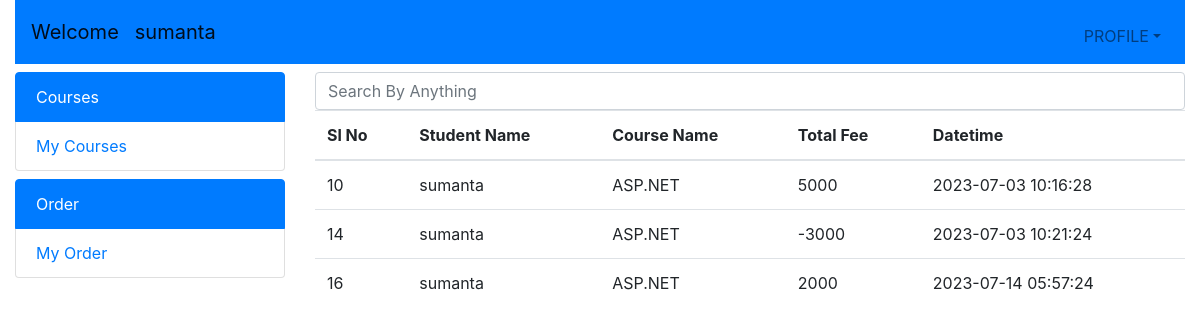
Page /rupa/mypartpayment.php?id=8 (signed in) on the committed database.
### tables this page shows
CREATE TABLE `student` (
  `id` int(11) NOT NULL,
  `name` varchar(30) NOT NULL,
  `email` varchar(30) NOT NULL,
  `phone` varchar(15) NOT NULL,
  `password` varchar(15) NOT NULL,
  `gender` varchar(10) NOT NULL,
  `nationality` varchar(15) NOT NULL,
  `image` varchar(200) NOT NULL,
  `college` varchar(10) NOT NULL,
  `sem` varchar(10) NOT NULL,
  `department` varchar(15) NOT NULL,
  `date` timestamp NOT NULL DEFAULT current_timestamp() ON UPDATE current_timestamp()
);

CREATE TABLE `partpayment` (
  `id` int(11) NOT NULL,
  `sid` int(11) NOT NULL,
  `oid` int(11) NOT NULL,
  `amount` int(11) NOT NULL,
  `created_at` timestamp NOT NULL DEFAULT current_timestamp() ON UPDATE current_timestamp()
);

CREATE TABLE `course` (
  `id` int(11) NOT NULL,
  `name` varchar(30) NOT NULL,
  `img` varchar(255) NOT NULL,
  `duration` varchar(30) NOT NULL,
  `fee` int(11) NOT NULL
);

### rupa/mypartpayment.php (the view, shortened to what this page needs)
<?php
  include("include/config.php")
  ?>
<!doctype html>
<html lang="en">
  <head>
    <link rel="stylesheet" href="https://stackpath.bootstrapcdn.com/bootstrap/4.3.1/css/bootstrap.min.css">
  </head>
  <body>
    <div class="container-fluid">
    <?php include("include/header1.php"); ?>
        <?php
        if(isset($_REQUEST['id']))
        {
        extract($_REQUEST);
        $q2="select * from `partpayment` where `oid`='$id' and `sid`='$sid'";
        $e2=mysqli_query($conn,$q2);
        }
        ?>
      <div class="row">
      <?php include("include/navbar1.php"); ?>
        <div class="col-lg-9">
              <input type="text"
                class="form-control mt-2" name="myinput" id="" aria-describedby="helpId" placeholder="Search By Anything">
        <table class="table">
            <thead>
              <tr>
                <th>Sl No</th>
                <th>Student Name</th>
                <th>Course Name</th>
                <th>Total Fee</th>
                <th>Datetime</th>
              </tr>
            </thead>
            <tbody id="mytable">
               <?php
                 while($res=mysqli_fetch_row($e2))
                 {
                  $q3="SELECT a.name, b.cid FROM course a, myorder b WHERE b.id ='$id' and a.id = b.cid";
                  $e3=mysqli_query($conn,$q3);
                  $res3=mysqli_fetch_row($e3);
                  $q4="select * from `student` where `id`='$res[1]'";
                  $e4=mysqli_query($conn,$q4);
                  $res4=mysqli_fetch_row($e4);
               ?>
              <tr>
                <td scope="row"><?php echo "$res[0]"; ?></td>
                <td><?php echo "$res4[1]"; ?></td>
                <td><?php echo "$res3[0]"; ?></td>
                <td><?php echo "$res[3]"; ?></td>
                <td><?php echo "$res[4]"; ?></td>
             </tr>
             <?php
                 }
             ?>
            </tbody>
          </table>
        </div>
      </div>
    </div>
     <?php include("include/footer.php") ?>

### rupa/include/header1.php (shortened to what this page needs)
<?php
include("include/config.php");
?>
   <?php
       if(!isset($_SESSION['usr']))
       {
        header("location:index.php");
       }
       else
       {
        $em=$_SESSION['usr'];
        $q2="select * from `student` where `email`='$em' or `phone`='$em'";
        $e2=mysqli_query($conn,$q2);
        if(mysqli_num_rows($e2)>0)
        {
          $res=mysqli_fetch_row($e2);
          $nm=$res[1];
          $sid=$res[0];
        }
       }
       ?>
      <div class="row">
        <div class="col-lg-12">
          <nav class="navbar navbar-expand-sm navbar-light bg-primary">
            <a class="navbar-brand" href="#">Welcome</a>
            <a class="navbar-brand" href="#"><?php echo $nm; ?></a>
            <div class="collapse navbar-collapse" id="collapsibleNavId">
              <form class="form-inline my-2 my-lg-0">
             <ul class="navbar-nav  mt-2">
               <li class="nav-item dropdown">
                  <a class="nav-link dropdown-toggle" href="#" id="dropdownId" data-toggle="dropdown" aria-haspopup="true" aria-expanded="false">PROFILE</a>
                </li>
              </ul>
              </form>
            </div>
          </nav>
        </div>
      </div>

### rows in the picture
student: name "sumanta"
partpayment: id "10", student.name "sumanta", course.name "ASP.NET", amount "5000", created_at "2023-07-03 10:16:28"
partpayment: id "14", student.name "sumanta", course.name "ASP.NET", amount "-3000", created_at "2023-07-03 10:21:24"
partpayment: id "16", student.name "sumanta", course.name "ASP.NET", amount "2000", created_at "2023-07-14 05:57:24"
